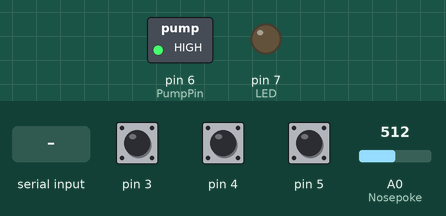
Simulated run of this sketch. Board: Arduino Uno, built with avr-gcc and run on an emulated ATmega328P. Parts: switched loads named in the sketch (green lamp = pin HIGH), output pins drawn as LEDs (lit = HIGH). The test bench sets the inputs (shaded band); at power-on: A0 (Nosepoke) = 512, pin 3 HIGH, pin 4 HIGH, pin 5 HIGH. What the sketch prints to the serial monitor is not drawn.

Above: at 1.2 s.
1.3 s: "1" received over Serial
At 2.2 s:
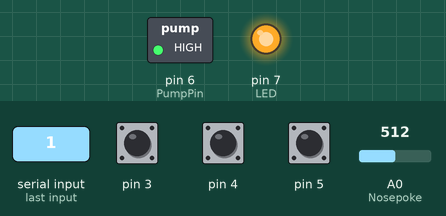
2.8 s: "3" received over Serial
At 3.2 s:
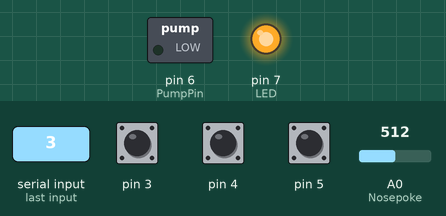
4.3 s: "2" received over Serial
At 5.5 s:
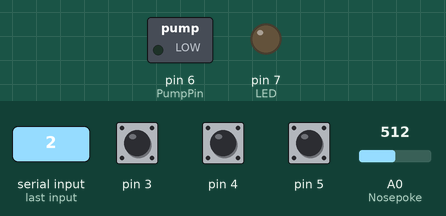
5.8 s: A0 (Nosepoke) set to 105
8.8 s: A0 (Nosepoke) set to 89
Timing chart, 0 to 11.8 s (numbered marks = the images above; inputs shaded):
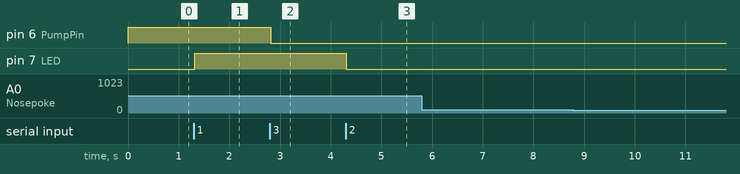

The sketch:

arduino_code.ino
```cpp
#include <CapacitiveSensor.h>

/*
 * CapitiveSense Library Demo Sketch
 * Paul Badger 2008
 * Uses a high value resistor e.g. 10M between send pin and receive pin
 * Resistor effects sensitivity, experiment with values, 50K - 50M. Larger resistor values yield larger sensor values.
 * Receive pin is the sensor pin - try different amounts of foil/metal on this pin
 */


CapacitiveSensor   cs_2_3 = CapacitiveSensor(2,3);        // 10M resistor between pins 4 & 2, pin 2 is sensor pin, add a wire and or foil if desired
CapacitiveSensor   cs_2_4 = CapacitiveSensor(2,4);        // 10M resistor between pins 4 & 6, pin 6 is sensor pin, add a wire and or foil
CapacitiveSensor   cs_2_5 = CapacitiveSensor(2,5);        // 10M resistor between pins 4 & 8, pin 8 is sensor pin, add a wire and or foil
const int Nosepoke = A0;
const int PumpPin = 6;
const int LED = 7;
int out;
int DataArray[4];
int LastPump;
bool PumpOn;

void setup()
{
Serial.begin(9600);
pinMode(A0,INPUT);
pinMode(6,OUTPUT);
pinMode(7, OUTPUT);
digitalWrite(PumpPin, HIGH);


LastPump = 0;
PumpOn = false;
}
void loop()
{
int total1=  cs_2_3.capacitiveSensor(30);
int total2 =  cs_2_4.capacitiveSensor(30);
int total3 =  cs_2_5.capacitiveSensor(30);
int total4 = analogRead(Nosepoke);

    String DataString = String(total1) + ',' + String(total2) + ',' + String(total3) + ',' + String(total4) + ',' ;
   Serial.println(DataString);                // print sensor output 1
    out = Serial.read();
    if (out == '1'){
    digitalWrite(LED, HIGH);
    }
    else if (out == '2') {
    digitalWrite(LED, LOW);
    }
    else if (out =='3') {
    digitalWrite(PumpPin,LOW);
    }
    else if (out =='4')  {
    digitalWrite(PumpPin,HIGH);
    }
    else if (out =='5'){
    digitalWrite(PumpPin,LOW);
    }
}
//    delay(10);                             // arbitrary delay to limit data to serial port
```

Measured:
- after the input at 1.3 s, pin 7 (LED): LOW → HIGH at once
- after the input at 2.8 s, pin 6 (PumpPin): HIGH → LOW at once
- after the input at 4.3 s, pin 7 (LED): HIGH → LOW at once
- after the input at 5.8 s, every drawn part: stays the same
- after the input at 8.8 s, every drawn part: stays the same
